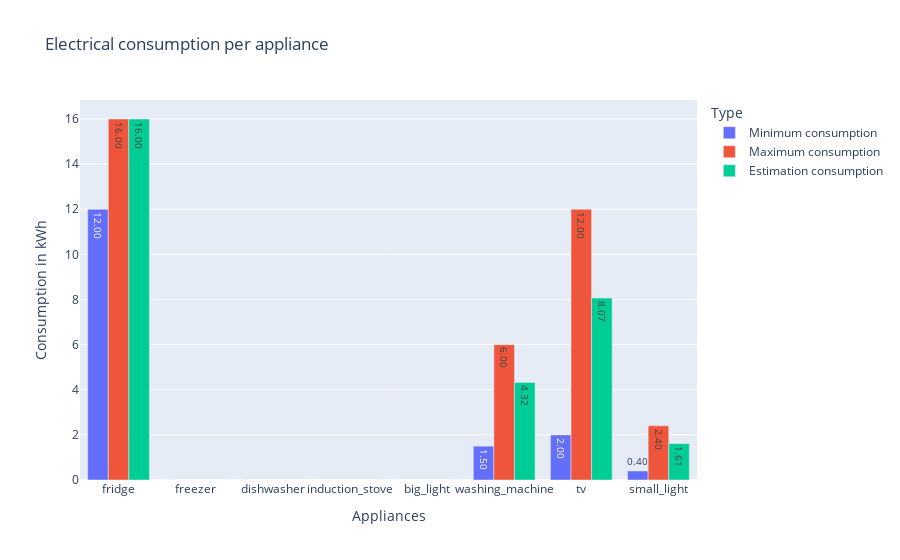

The notebook cell this image was saved under:
### Code cell
calcul.bargraph(df, e_tot=e_tot)

### Figure 1 — Plotly figure (JSON) as saved in the notebook; plotly's stock layout.template omitted (floating-point values rounded to 4 significant figures)
{"data": [{"alignmentgroup": "True", "hovertemplate": "Type=Minimum consumption<br>Appliances=%{x}<br>Consumption in kWh=%{y}<extra></extra>", "legendgroup": "Minimum consumption", "marker": {"color": "#636efa", "pattern": {"shape": ""}}, "name": "Minimum consumption", "offsetgroup": "Minimum consumption", "orientation": "v", "showlegend": true, "textposition": "auto", "texttemplate": "%{y:.2f}", "type": "bar", "x": ["fridge", "freezer", "dishwasher", "induction_stove", "big_light", "washing_machine", "tv", "small_light"], "xaxis": "x", "y": [12, 0, 0, 0, 0, 1.5, 2, 0.4], "yaxis": "y"}, {"alignmentgroup": "True", "hovertemplate": "Type=Maximum consumption<br>Appliances=%{x}<br>Consumption in kWh=%{y}<extra></extra>", "legendgroup": "Maximum consumption", "marker": {"color": "#EF553B", "pattern": {"shape": ""}}, "name": "Maximum consumption", "offsetgroup": "Maximum consumption", "orientation": "v", "showlegend": true, "textposition": "auto", "texttemplate": "%{y:.2f}", "type": "bar", "x": ["fridge", "freezer", "dishwasher", "induction_stove", "big_light", "washing_machine", "tv", "small_light"], "xaxis": "x", "y": [16, 0, 0, 0, 0, 6, 12, 2.4], "yaxis": "y"}, {"alignmentgroup": "True", "hovertemplate": "Type=Estimation consumption<br>Appliances=%{x}<br>Consumption in kWh=%{y}<extra></extra>", "legendgroup": "Estimation consumption", "marker": {"color": "#00cc96", "pattern": {"shape": ""}}, "name": "Estimation consumption", "offsetgroup": "Estimation consumption", "orientation": "v", "showlegend": true, "textposition": "auto", "texttemplate": "%{y:.2f}", "type": "bar", "x": ["fridge", "freezer", "dishwasher", "induction_stove", "big_light", "washing_machine", "tv", "small_light"], "xaxis": "x", "y": [16, 0, 0, 0, 0, 4.321, 8.066, 1.613], "yaxis": "y"}], "layout": {"barmode": "group", "legend": {"title": {"text": "Type"}, "tracegroupgap": 0}, "title": {"text": "Electrical consumption per appliance"}, "xaxis": {"anchor": "y", "domain": [0, 1], "title": {"text": "Appliances"}}, "yaxis": {"anchor": "x", "domain": [0, 1], "title": {"text": "Consumption in kWh"}}}}
